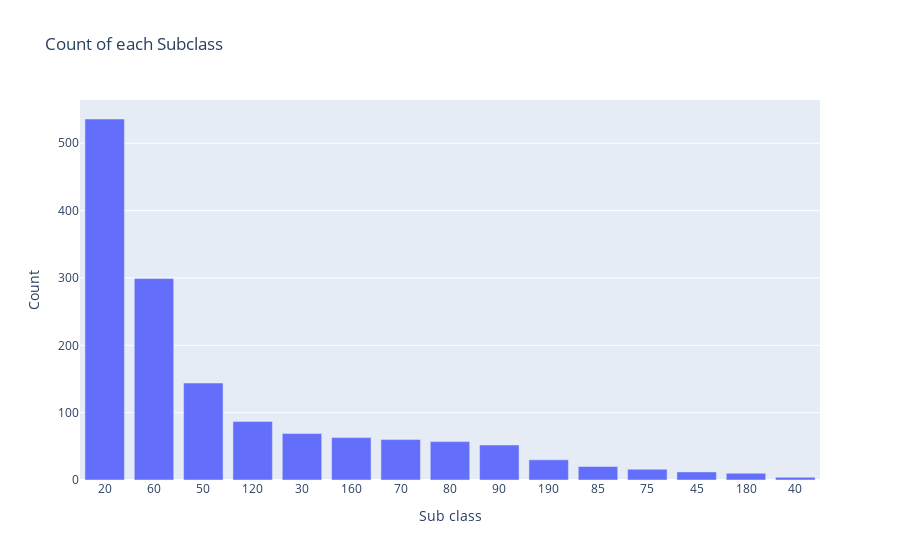

Write notebook code for a chart like this one.
### Code cell
fig = go.Figure()

fig.add_trace(
    go.Bar(
        x=df_subclass_count["MSSubClass"],
        y=df_subclass_count["count"],
        name="MS Subclass count distribution",
    )
)

fig.update_layout(
    title="Count of each Subclass", xaxis_title="Sub class", yaxis_title="Count"
)

fig.show()

### Figure 1 — Plotly figure (JSON) as saved in the notebook; plotly's stock layout.template omitted (floating-point values rounded to 4 significant figures)
{"data": [{"name": "MS Subclass count distribution", "type": "bar", "x": ["20", "60", "50", "120", "30", "160", "70", "80", "90", "190", "85", "75", "45", "180", "40"], "y": [536, 299, 144, 87, 69, 63, 60, 57, 52, 30, 20, 16, 12, 10, 4]}], "layout": {"title": {"text": "Count of each Subclass"}, "xaxis": {"title": {"text": "Sub class"}}, "yaxis": {"title": {"text": "Count"}}}}
